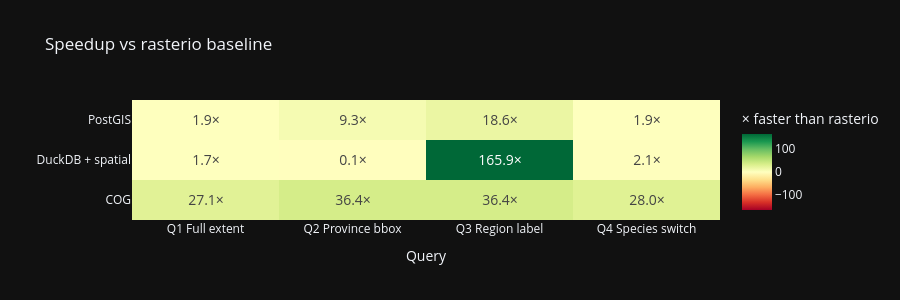

Notebook source saved alongside this figure:
### Code cell
# ── Speedup heatmap vs rasterio baseline ─────────────────────────────
pivot = r[r['Method'] != 'rasterio'].pivot(
    index='Method', columns='Query', values='Speedup'
).reindex(columns=QUERY_ORDER)

col_labels = ['Q1 Full extent', 'Q2 Province bbox', 'Q3 Region label', 'Q4 Species switch']

fig2 = go.Figure(go.Heatmap(
    z=pivot.values,
    x=col_labels,
    y=pivot.index.tolist(),
    colorscale='RdYlGn',
    zmid=1,
    text=[[f'{v:.1f}×' if not np.isnan(v) else '' for v in row]
          for row in pivot.values],
    texttemplate='%{text}',
    textfont_size=14,
    colorbar_title='× faster\nthan rasterio',
))
fig2.update_layout(
    title='Speedup vs rasterio baseline',
    template='plotly_dark',
    height=300,
    xaxis_title='Query',
    yaxis_title='',
)
fig2.show()

### Figure 1 — Plotly figure (JSON) as saved in the notebook; plotly's stock layout.template omitted (floating-point values rounded to 4 significant figures)
{"data": [{"colorbar": {"title": {"text": "× faster\nthan rasterio"}}, "colorscale": [[0, "rgb(165,0,38)"], [0.1, "rgb(215,48,39)"], [0.2, "rgb(244,109,67)"], [0.3, "rgb(253,174,97)"], [0.4, "rgb(254,224,139)"], [0.5, "rgb(255,255,191)"], [0.6, "rgb(217,239,139)"], [0.7, "rgb(166,217,106)"], [0.8, "rgb(102,189,99)"], [0.9, "rgb(26,152,80)"], [1, "rgb(0,104,55)"]], "text": [["27.1×", "36.4×", "36.4×", "28.0×"], ["1.7×", "0.1×", "165.9×", "2.1×"], ["1.9×", "9.3×", "18.6×", "1.9×"]], "textfont": {"size": 14}, "texttemplate": "%{text}", "type": "heatmap", "x": ["Q1 Full extent", "Q2 Province bbox", "Q3 Region label", "Q4 Species switch"], "y": ["COG", "DuckDB + spatial", "PostGIS"], "z": [[27.1, 36.4, 36.4, 28.0], [1.7, 0.1, 165.9, 2.1], [1.9, 9.3, 18.6, 1.9]], "zmid": 1}], "layout": {"height": 300, "title": {"text": "Speedup vs rasterio baseline"}, "xaxis": {"title": {"text": "Query"}}, "yaxis": {"title": {"text": ""}}}}
